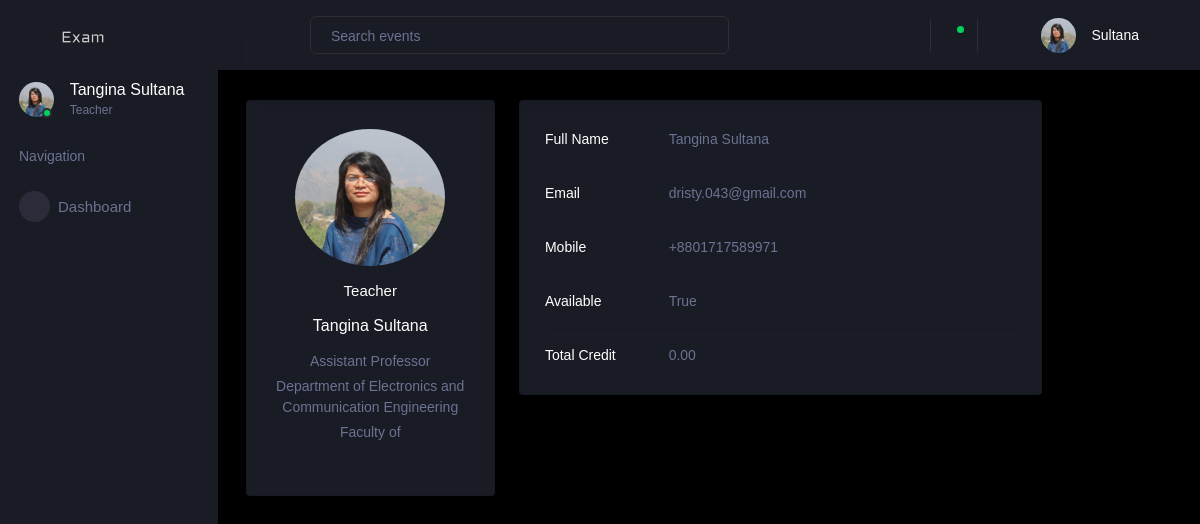
Page /user/profile-section (signed in) on the committed database.
### account/models.py (models this page shows, shortened)
class Teacher(models.Model):
    user = models.OneToOneField(
        User, on_delete=models.CASCADE, primary_key=True)
    title = models.CharField(max_length=255, null=False,
                             choices=TEACHER_TITLE_CHOICES, default='None')
    contact_number = models.CharField(null=False, unique=True, max_length=255)
    profile_picture = models.ImageField(
        upload_to=get_profile_pictures_directory, blank=True, null=True)
    department = models.ForeignKey(Department, on_delete=models.DO_NOTHING)
    is_available = models.BooleanField(default=True)
    total_creadits = models.DecimalField(
        max_digits=10, decimal_places=2, default=0)

### dashboard/models.py (models this page shows)
class Department(models.Model):
    name = models.CharField(max_length=255, null=True)
    faculty = models.ForeignKey(Faculty, on_delete=models.PROTECT)
    def __str__(self) -> str:
        return self.name

### dashboard/views.py (the view)
# urls.py: path('profile-section', profile_page, name='profile-section'),
def profile_page(request):
    context = get_context(request)
    return render(request, 'profile-section.html', context)

### dashboard/views.py (called while the page is built, shortened)
def is_dean(user):
    try:
        teacher = Teacher.objects.get(user=user)
    except Teacher.DoesNotExist:
        return None
    deans = Dean.objects.filter(teacher=teacher).order_by('-joined')[:1]
    if len(deans) != 1:
        return None
    return deans[0]

def is_staff(user):
    try:
        staff = Staff.objects.get(user=user)
    except Staff.DoesNotExist:
        return None
    return staff

def is_teacher(user):
    try:
        teacher = Teacher.objects.get(user=user)
    except Teacher.DoesNotExist:
        return None
    return teacher

def get_exams(approved_routines, teacher=None):
    past = []
    current = []
    upcomming = []
    today = date.today()
    return current, past, upcomming

def get_notification(user):
    return Notification.objects.filter(user=user, marked_read=False).all()

### dashboard/templates/profile-section.html
{% extends "dashboard-base.html" %}
{% load static %}
{% block content %}
  <div class="row">
    <div class="col-lg-4">
      <div class="card mb-4">
        <div class="card-body text-center">
          <img src="{{ user.profile_picture.url }}" alt="avatar"
            class="rounded-circle img-fluid" style="width: 150px;">
          <h6 class="my-3">
            {% if if_staff %}
              Staff
            {% elif if_dean %}
              Dean
            {% else %}
              Teacher
            {% endif %}
          </h6>
          <h5 class="my-3">{{ user.user.first_name }} {{ user.user.last_name }}</h5>
          <p class="text-muted mb-1">{{user.title}}</p>
          {% if not if_staff %}
            <p class="text-muted mb-1">Department of {{ user.department }}</p>
          {% endif %}
          <p class="text-muted mb-4">Faculty of {{ faculty.name }}</p>
        </div>
      </div>
    </div>
      <div class="col-lg-8">
        <div class="card mb-4">
          <div class="card-body">
            <div class="row">
              <div class="col-sm-3">
                <p class="mb-0">Full Name</p>
              </div>
              <div class="col-sm-9">
                <p class="text-muted mb-0">{{ user.user.first_name }} {{ user.user.last_name }}</p>
              </div>
            </div>
            <hr>
            <div class="row">
              <div class="col-sm-3">
                <p class="mb-0">Email</p>
              </div>
              <div class="col-sm-9">
                <p class="text-muted mb-0">{{ user.user }}</p>
              </div>
            </div>
            <hr>
            <div class="row">
              <div class="col-sm-3">
                <p class="mb-0">Mobile</p>
              </div>
              <div class="col-sm-9">
                <p class="text-muted mb-0">{{ user.contact_number }}</p>
              </div>
            </div>
            {% if not if_staff %}
              <hr>
              <div class="row">
                <div class="col-sm-3">
                  <p class="mb-0">Available</p>
                </div>
                <div class="col-sm-9">
                  <p class="text-muted mb-0">{{ user.is_available }}</p>
                </div>
              </div>
              <hr>
              <div class="row">
                <div class="col-sm-3">
                  <p class="mb-0">Total Credit</p>
                </div>
                <div class="col-sm-9">
                  <p class="text-muted mb-0">{{ user.total_creadits }}</p>
                </div>
              </div>
            {% endif %}
          </div>
        </div>
        </div>
      </div>
    </div>
  </div>
{% endblock content %}

### dashboard/templates/dashboard-base.html (shortened to what this page needs)
{% load static %}
<!DOCTYPE html>
<html lang="en">
<head>
  <link rel="stylesheet" href="{% static 'dashboard/vendors/mdi/css/materialdesignicons.min.css' %}" />
  <link rel="stylesheet" href="{% static 'dashboard/vendors/css/vendor.bundle.base.css' %}" />
  <link rel="stylesheet" href="{% static 'dashboard/vendors/jvectormap/jquery-jvectormap.css' %}" />
  <link rel="stylesheet" href="{% static 'dashboard/vendors/flag-icon-css/css/flag-icon.min.css' %}" />
  <link rel="stylesheet" href="{% static 'dashboard/vendors/owl-carousel-2/owl.carousel.min.css' %}" />
  <link rel="stylesheet" href="{% static 'dashboard/vendors/owl-carousel-2/owl.theme.default.min.css' %}" />
  <link rel="stylesheet" href="{% static 'dashboard/css/style.css' %}" />
</head>
<body>
  <div class="container-scroller">
    <nav class="sidebar sidebar-offcanvas" id="sidebar">
      <div class="sidebar-brand-wrapper d-none d-lg-flex align-items-center justify-content-center fixed-top">
        <a class="sidebar-brand brand-logo" href="#">
          <img src="{% static 'dashboard/images/logo.svg' %}" alt="logo" />
        </a>
      </div>
      <ul class="nav">
        <li class="nav-item profile">
          <div class="profile-desc">
            <div class="profile-pic">
              <div class="count-indicator">
                {% if user.profile_picture %}
                <img class="img-xs rounded-circle" src="{{ user.profile_picture.url }}" />
                {% else %}
                <img class="img-xs rounded-circle" src="{% static 'dashboard/images/dummy.png' %}" />
                {% endif %}
                <span class="count bg-success"></span>
              </div>
              <div class="profile-name">
                <h5 class="mb-0 font-weight-normal">
                  {{ user.user.first_name }} {{ user.user.last_name }}
                </h5>
                <span>
                  {% if if_staff %}
                  Staff
                  {% elif if_dean %}
                  Dean
                  {% else %}
                  Teacher
                  {% endif %}
                </span>
              </div>
            </div>
          </div>
        </li>
        <li class="nav-item nav-category">
          <span class="nav-link">Navigation</span>
        </li>
        <li class="nav-item menu-items">
          <a class="nav-link" href="{% url 'dashboard-page' %}">
            <span class="menu-icon">
              <i class="mdi mdi-speedometer"></i>
            </span>
            <span class="menu-title">Dashboard</span>
          </a>
        </li>
      </ul>
    </nav>
    <div class="container-fluid page-body-wrapper">
      <nav class="navbar p-0 fixed-top d-flex flex-row">
        <div class="navbar-menu-wrapper flex-grow d-flex align-items-stretch">
          <button class="navbar-toggler navbar-toggler align-self-center" type="button" data-toggle="minimize">
            <span class="mdi mdi-menu"></span>
          </button>
          <ul class="navbar-nav w-100">
            <li class="nav-item w-100">
              <form class="nav-link mt-2 mt-md-0 d-none d-lg-flex search" method="post"
                action="{% url 'search-page' %}">
                <input type="text" name="search" class="form-control" placeholder="Search events" />
              </form>
            </li>
          </ul>
          <ul class="navbar-nav navbar-nav-right">
            <li class="nav-item nav-settings d-none d-lg-block">
              <a class="nav-link" href="#">
                <i class="mdi mdi-view-grid"></i>
              </a>
            </li>
            <li class="nav-item dropdown border-left">
              <a class="nav-link count-indicator dropdown-toggle" id="messageDropdown" href="#" data-toggle="dropdown"
                aria-expanded="false">
                <i class="mdi mdi-email"></i>
                <span class="count bg-success"></span>
              </a>
            </li>
            <li class="nav-item dropdown border-left">
              <a class="nav-link count-indicator dropdown-toggle" id="notificationDropdown" href="#"
                data-toggle="dropdown">
                <i class="mdi mdi-bell"></i>
              </a>
            </li>
            <li class="nav-item dropdown">
              <a class="nav-link" id="profileDropdown" href="#" data-toggle="dropdown">
                <div class="navbar-profile">
                  {% if user.profile_picture %}
                  <img class="img-xs rounded-circle" src="{{ user.profile_picture.url }}" />
                  {% else %}
                  <img class="img-xs rounded-circle" src="{% static 'dashboard/images/dummy.png' %}" />
                  {% endif %}
                  <p class="mb-0 d-none d-sm-block navbar-profile-name">
                    {{ user.user.last_name }}
                  </p>
                  <i class="mdi mdi-menu-down d-none d-sm-block pl-3"></i>
                </div>
              </a>
            </li>
          </ul>
        </div>
      </nav>
      <div class="main-panel">
        <div class="content-wrapper">
          {% block content %}{% endblock %}
        </div>
        <footer class="footer">
          <div class="d-sm-flex justify-content-center justify-content-sm-between">
            <span class="text-muted d-block text-center text-sm-left d-sm-inline-block">Copyright ©# 2022</span>
          </div>
        </footer>
      </div>
</body>
</html>

### rows in the picture
Teacher: profile_picture (picture), user.first_name "Tangina", user.last_name "Sultana", title "Assistant Professor", department "Electronics and Communication Engineering", user "dristy.043@gmail.com", contact_number "+8801717589971", is_available "True", total_creadits "0.00"
